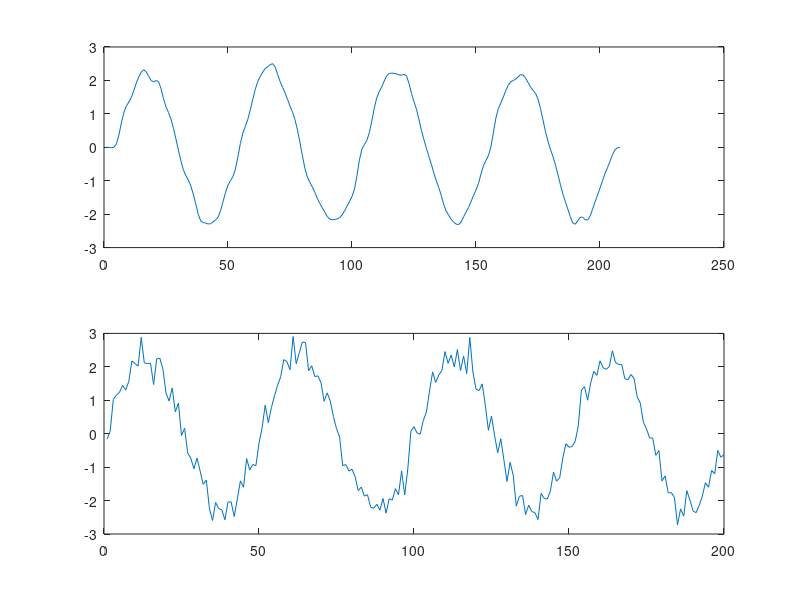
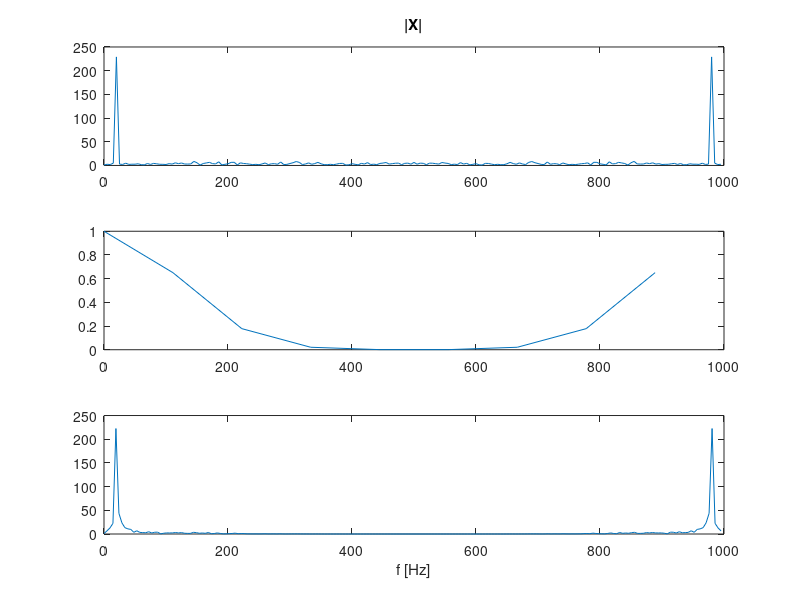

The MATLAB source for these figures, in order:
N = 9;
sigma = 1.33;
ts = 1e-3;
alpha = (N-1)/(2*sigma);

w = gausswin(N, alpha);
w = w./sum(w);
noiseSig = load('noiseSig.dat');

convolution = conv(w, noiseSig);
figure()
subplot(2,1,1)
plot(convolution)
subplot(2,1,2) 
plot(noiseSig)

figure()
subplot(3,1,1)
fv = (0:length(noiseSig)-1)/(length(noiseSig)*ts);
plot(fv, abs(fft(noiseSig)))
title('|X|')

subplot(3,1,2)
fw = (0:N-1)/(N*ts);
plot(fw, abs(fft(w)))

subplot(3,1,3)
fc = (0:length(convolution)-1)/(length(convolution)*ts);
plot(fc, abs(fft(convolution)))
xlabel('f [Hz]')
